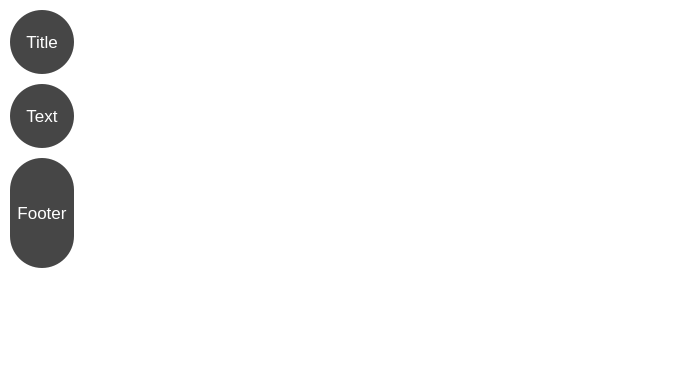
<?xml version="1.0" encoding="UTF-8"?>
<ui version="4.0">
 <class>NewsViewWidget</class>
 <widget class="QWidget" name="NewsViewWidget">
  <property name="geometry">
   <rect>
    <x>0</x>
    <y>0</y>
    <width>690</width>
    <height>374</height>
   </rect>
  </property>
  <property name="windowTitle">
   <string>Form</string>
  </property>
  <property name="styleSheet">
   <string notr="true">#NewsViewWidget{
	background-color: white;
}

#newsViewContents{
	background-color: white;
}

#leftLabelTitle, #leftLabelText, #leftLabelFooter{
	border-radius: 32px;
	background-color: rgb(70, 70, 70);
	color: white;
	font-size: 13pt;
}

QScrollBar::vertical{
	width: 10px; 
	background: white;
}

QScrollBar::handle:vertical{
	background: rgb(235, 235, 235);
	border-radius: 5px;
	border: 2px solid white; 
}  

QScrollBar::add-line:vertical {
	width: 0px;  
	height: 0px;
}
 
QScrollBar::sub-line:vertical {
    width: 0px;  
    height: 0px;
}</string>
  </property>
  <layout class="QVBoxLayout" name="vLayout2">
   <property name="spacing">
    <number>0</number>
   </property>
   <property name="leftMargin">
    <number>0</number>
   </property>
   <property name="topMargin">
    <number>0</number>
   </property>
   <property name="rightMargin">
    <number>0</number>
   </property>
   <property name="bottomMargin">
    <number>0</number>
   </property>
   <item>
    <widget class="QScrollArea" name="newsView">
     <property name="sizePolicy">
      <sizepolicy hsizetype="Preferred" vsizetype="Preferred">
       <horstretch>4</horstretch>
       <verstretch>0</verstretch>
      </sizepolicy>
     </property>
     <property name="frameShape">
      <enum>QFrame::NoFrame</enum>
     </property>
     <property name="lineWidth">
      <number>0</number>
     </property>
     <property name="verticalScrollBarPolicy">
      <enum>Qt::ScrollBarAsNeeded</enum>
     </property>
     <property name="horizontalScrollBarPolicy">
      <enum>Qt::ScrollBarAlwaysOff</enum>
     </property>
     <property name="widgetResizable">
      <bool>true</bool>
     </property>
     <widget class="QWidget" name="newsViewContents">
      <property name="geometry">
       <rect>
        <x>0</x>
        <y>0</y>
        <width>690</width>
        <height>374</height>
       </rect>
      </property>
      <layout class="QVBoxLayout" name="vLayout3">
       <property name="spacing">
        <number>10</number>
       </property>
       <property name="leftMargin">
        <number>10</number>
       </property>
       <property name="topMargin">
        <number>10</number>
       </property>
       <property name="rightMargin">
        <number>10</number>
       </property>
       <property name="bottomMargin">
        <number>10</number>
       </property>
       <item>
        <layout class="QHBoxLayout" name="hLayout4">
         <property name="spacing">
          <number>10</number>
         </property>
         <item>
          <widget class="QLabel" name="leftLabelTitle">
           <property name="sizePolicy">
            <sizepolicy hsizetype="Preferred" vsizetype="Preferred">
             <horstretch>0</horstretch>
             <verstretch>0</verstretch>
            </sizepolicy>
           </property>
           <property name="minimumSize">
            <size>
             <width>64</width>
             <height>64</height>
            </size>
           </property>
           <property name="maximumSize">
            <size>
             <width>64</width>
             <height>16777215</height>
            </size>
           </property>
           <property name="text">
            <string>Title</string>
           </property>
           <property name="alignment">
            <set>Qt::AlignCenter</set>
           </property>
          </widget>
         </item>
         <item>
          <layout class="QVBoxLayout" name="vLayout5">
           <property name="spacing">
            <number>0</number>
           </property>
           <item>
            <spacer name="vSpacer8">
             <property name="orientation">
              <enum>Qt::Vertical</enum>
             </property>
             <property name="sizeType">
              <enum>QSizePolicy::Fixed</enum>
             </property>
             <property name="sizeHint" stdset="0">
              <size>
               <width>20</width>
               <height>24</height>
              </size>
             </property>
            </spacer>
           </item>
           <item>
            <widget class="QLabel" name="titleLabel">
             <property name="sizePolicy">
              <sizepolicy hsizetype="Preferred" vsizetype="Preferred">
               <horstretch>0</horstretch>
               <verstretch>0</verstretch>
              </sizepolicy>
             </property>
             <property name="text">
              <string/>
             </property>
             <property name="wordWrap">
              <bool>true</bool>
             </property>
            </widget>
           </item>
           <item>
            <spacer name="vSpacer7">
             <property name="orientation">
              <enum>Qt::Vertical</enum>
             </property>
             <property name="sizeType">
              <enum>QSizePolicy::Fixed</enum>
             </property>
             <property name="sizeHint" stdset="0">
              <size>
               <width>20</width>
               <height>24</height>
              </size>
             </property>
            </spacer>
           </item>
          </layout>
         </item>
        </layout>
       </item>
       <item>
        <layout class="QHBoxLayout" name="hLayout5">
         <property name="spacing">
          <number>10</number>
         </property>
         <item>
          <widget class="QLabel" name="leftLabelText">
           <property name="sizePolicy">
            <sizepolicy hsizetype="Preferred" vsizetype="Preferred">
             <horstretch>0</horstretch>
             <verstretch>0</verstretch>
            </sizepolicy>
           </property>
           <property name="minimumSize">
            <size>
             <width>64</width>
             <height>64</height>
            </size>
           </property>
           <property name="maximumSize">
            <size>
             <width>64</width>
             <height>16777215</height>
            </size>
           </property>
           <property name="text">
            <string>Text</string>
           </property>
           <property name="alignment">
            <set>Qt::AlignCenter</set>
           </property>
          </widget>
         </item>
         <item>
          <layout class="QVBoxLayout" name="vLayout4">
           <property name="spacing">
            <number>0</number>
           </property>
           <item>
            <spacer name="vSpacer2">
             <property name="orientation">
              <enum>Qt::Vertical</enum>
             </property>
             <property name="sizeType">
              <enum>QSizePolicy::Fixed</enum>
             </property>
             <property name="sizeHint" stdset="0">
              <size>
               <width>20</width>
               <height>24</height>
              </size>
             </property>
            </spacer>
           </item>
           <item>
            <widget class="QLabel" name="textLabel">
             <property name="sizePolicy">
              <sizepolicy hsizetype="Preferred" vsizetype="Preferred">
               <horstretch>0</horstretch>
               <verstretch>0</verstretch>
              </sizepolicy>
             </property>
             <property name="text">
              <string/>
             </property>
             <property name="textFormat">
              <enum>Qt::RichText</enum>
             </property>
             <property name="wordWrap">
              <bool>true</bool>
             </property>
             <property name="openExternalLinks">
              <bool>true</bool>
             </property>
             <property name="textInteractionFlags">
              <set>Qt::LinksAccessibleByMouse</set>
             </property>
            </widget>
           </item>
           <item>
            <spacer name="vSpacer4">
             <property name="orientation">
              <enum>Qt::Vertical</enum>
             </property>
             <property name="sizeType">
              <enum>QSizePolicy::Fixed</enum>
             </property>
             <property name="sizeHint" stdset="0">
              <size>
               <width>20</width>
               <height>24</height>
              </size>
             </property>
            </spacer>
           </item>
          </layout>
         </item>
        </layout>
       </item>
       <item>
        <layout class="QHBoxLayout" name="hLayout6">
         <property name="spacing">
          <number>10</number>
         </property>
         <item>
          <widget class="QLabel" name="leftLabelFooter">
           <property name="sizePolicy">
            <sizepolicy hsizetype="Preferred" vsizetype="Preferred">
             <horstretch>0</horstretch>
             <verstretch>0</verstretch>
            </sizepolicy>
           </property>
           <property name="minimumSize">
            <size>
             <width>64</width>
             <height>64</height>
            </size>
           </property>
           <property name="maximumSize">
            <size>
             <width>64</width>
             <height>16777215</height>
            </size>
           </property>
           <property name="text">
            <string>Footer</string>
           </property>
           <property name="alignment">
            <set>Qt::AlignCenter</set>
           </property>
          </widget>
         </item>
         <item>
          <layout class="QVBoxLayout" name="vLayout1">
           <property name="spacing">
            <number>6</number>
           </property>
           <item>
            <spacer name="vSpacer5">
             <property name="orientation">
              <enum>Qt::Vertical</enum>
             </property>
             <property name="sizeType">
              <enum>QSizePolicy::Fixed</enum>
             </property>
             <property name="sizeHint" stdset="0">
              <size>
               <width>20</width>
               <height>18</height>
              </size>
             </property>
            </spacer>
           </item>
           <item>
            <widget class="QLabel" name="timeLabel">
             <property name="sizePolicy">
              <sizepolicy hsizetype="Preferred" vsizetype="Preferred">
               <horstretch>1</horstretch>
               <verstretch>0</verstretch>
              </sizepolicy>
             </property>
             <property name="text">
              <string/>
             </property>
             <property name="alignment">
              <set>Qt::AlignLeading|Qt::AlignLeft|Qt::AlignVCenter</set>
             </property>
             <property name="wordWrap">
              <bool>true</bool>
             </property>
            </widget>
           </item>
           <item>
            <widget class="QLabel" name="feedNameLabel">
             <property name="sizePolicy">
              <sizepolicy hsizetype="Preferred" vsizetype="Preferred">
               <horstretch>2</horstretch>
               <verstretch>0</verstretch>
              </sizepolicy>
             </property>
             <property name="text">
              <string/>
             </property>
             <property name="alignment">
              <set>Qt::AlignLeading|Qt::AlignLeft|Qt::AlignVCenter</set>
             </property>
             <property name="wordWrap">
              <bool>true</bool>
             </property>
            </widget>
           </item>
           <item>
            <widget class="QLabel" name="linkLabel">
             <property name="sizePolicy">
              <sizepolicy hsizetype="Preferred" vsizetype="Preferred">
               <horstretch>2</horstretch>
               <verstretch>0</verstretch>
              </sizepolicy>
             </property>
             <property name="text">
              <string/>
             </property>
             <property name="alignment">
              <set>Qt::AlignLeading|Qt::AlignLeft|Qt::AlignVCenter</set>
             </property>
             <property name="wordWrap">
              <bool>true</bool>
             </property>
             <property name="openExternalLinks">
              <bool>true</bool>
             </property>
            </widget>
           </item>
           <item>
            <widget class="QLabel" name="guidLabel">
             <property name="sizePolicy">
              <sizepolicy hsizetype="Preferred" vsizetype="Preferred">
               <horstretch>2</horstretch>
               <verstretch>0</verstretch>
              </sizepolicy>
             </property>
             <property name="text">
              <string/>
             </property>
             <property name="alignment">
              <set>Qt::AlignLeading|Qt::AlignLeft|Qt::AlignVCenter</set>
             </property>
             <property name="wordWrap">
              <bool>true</bool>
             </property>
             <property name="openExternalLinks">
              <bool>true</bool>
             </property>
            </widget>
           </item>
           <item>
            <spacer name="vSpacer6">
             <property name="orientation">
              <enum>Qt::Vertical</enum>
             </property>
             <property name="sizeType">
              <enum>QSizePolicy::Fixed</enum>
             </property>
             <property name="sizeHint" stdset="0">
              <size>
               <width>20</width>
               <height>18</height>
              </size>
             </property>
            </spacer>
           </item>
          </layout>
         </item>
        </layout>
       </item>
       <item>
        <spacer name="vSpacer1">
         <property name="orientation">
          <enum>Qt::Vertical</enum>
         </property>
         <property name="sizeHint" stdset="0">
          <size>
           <width>20</width>
           <height>40</height>
          </size>
         </property>
        </spacer>
       </item>
      </layout>
     </widget>
    </widget>
   </item>
  </layout>
 </widget>
 <resources/>
 <connections/>
</ui>
